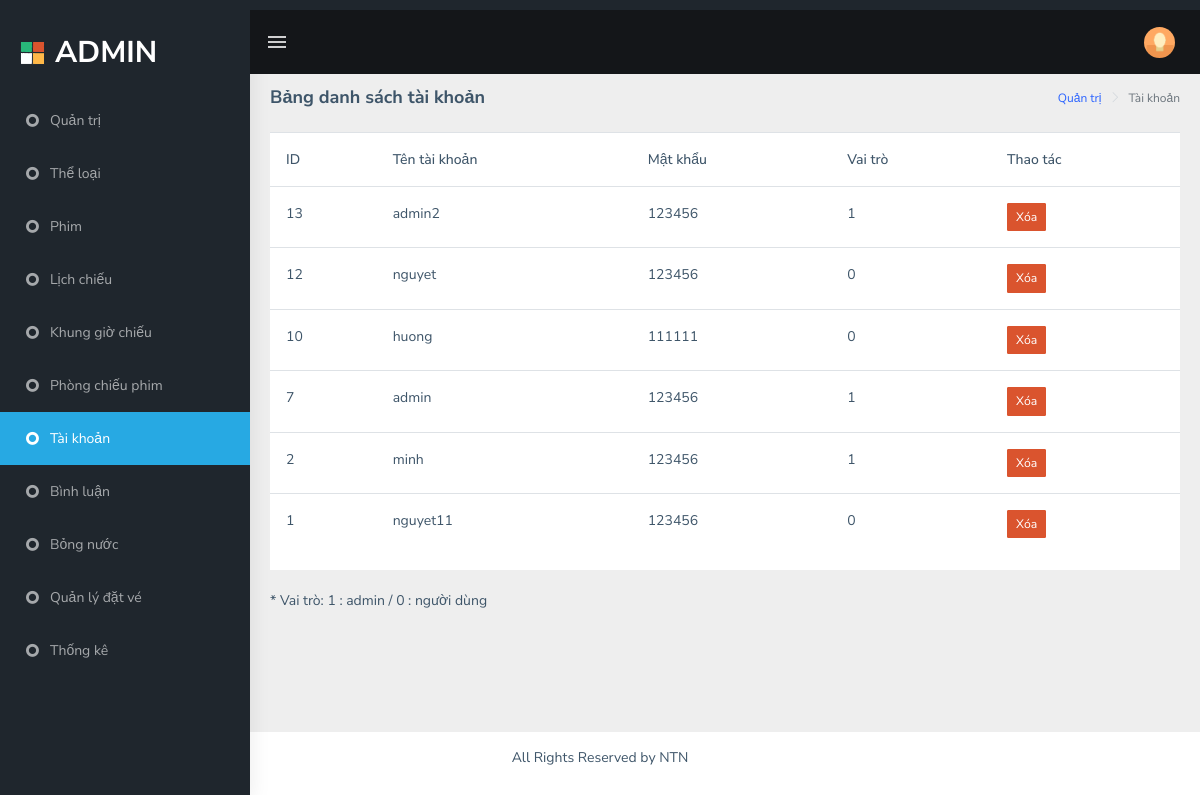
Screenshot of /admin/indexx.php?act=list_taikhoan with the database file from the repository.
### tables this page shows
CREATE TABLE `taikhoan` (
  `id` int NOT NULL,
  `user` varchar(255) DEFAULT NULL,
  `pass` varchar(255) NOT NULL,
  `email` varchar(255) DEFAULT NULL,
  `dia_chi` varchar(255) NOT NULL,
  `sdt` varchar(15) NOT NULL,
  `vai_tro` int NOT NULL
);

### admin/models/pdo.php (called while the page is built, shortened)
<?php
function pdo_get_connection(){
    $dburl = "mysql:host=localhost;dbname=duan1;charset=utf8";
    $username = 'root';
    $password = '';
    $conn = new PDO($dburl, $username, $password);
    $conn->setAttribute(PDO::ATTR_ERRMODE, PDO::ERRMODE_EXCEPTION);
    return $conn;
}
function pdo_query($sql){
    $sql_args = array_slice(func_get_args(), 1);
    try{
        $conn = pdo_get_connection();
        $stmt = $conn->prepare($sql);
        $stmt->execute($sql_args);
        $rows = $stmt->fetchAll();
        return $rows;
    }
    catch(PDOException $e){
        throw $e;
    }
    finally{
        unset($conn);
    }
}

### admin/models/taikhoan.php (called while the page is built, shortened)
<?php
        function loadall_taikhoan(){
            $sql="SELECT * FROM taikhoan order by id desc";
            $listtaikhoan = pdo_query($sql);
            return $listtaikhoan;
        }
?>

### admin/taikhoan/list.php (the view)
<div class="page-wrapper">
            <div class="page-breadcrumb">
                <div class="row">
                    <div class="col-12 d-flex no-block align-items-center">
                        <h4 class="page-title">Bảng danh sách tài khoản</h4>
                        <div class="ml-auto text-right">
                            <nav aria-label="breadcrumb">
                                <ol class="breadcrumb">
                                    <li class="breadcrumb-item"><a href="#">Quản trị</a></li>
                                    <li class="breadcrumb-item active" aria-current="page">Tài khoản</li>
                                </ol>
                            </nav>
                        </div>
                    </div>
                </div>
            </div>
            <div class="container-fluid">
                <div class="row">
                    <div class="col-12">
                        <div class="card">
                            <table class="table">
                            <tr>
                                <th>ID</th>
                                <th>Tên tài khoản</th>
                                <th>Mật khẩu</th>
                                <th>Vai trò</th>
                                <th>Thao tác</th>
                            </tr>
                            <?php
                                foreach($listtaikhoan as $tk){
                                    extract($tk);
                                    $xoatk="indexx.php?act=xoatk&id=".$id;
                                    echo '<tr>
                                        <td>'.$id.'</td>
                                        <td>'.$user.'</td>
                                        <td>'.$pass.'</td>
                                        <td>'.$vai_tro.'</td>
                                        <td></a>
                                        <a onclick="'."return confirm('Bạn có muốn xóa?')".'" href="'.$xoatk.'"><input type="button" value="Xóa" class="btn btn-danger btn-sm"></a></td>
                                    </tr>
                                    ';
                                }
                            ?>
                            </table>
                        </div>
                        <p>* Vai trò:
                                1 : admin /
                                0 : người dùng
                            </p>
                    </div>
                    </div>
                </div>
            </div>

### rows the page displays
taikhoan: id "13", user "admin2", pass "123456", vai_tro "1"
taikhoan: id "12", user "nguyet", pass "123456", vai_tro "0"
taikhoan: id "10", user "huong", pass "111111", vai_tro "0"
taikhoan: id "7", user "admin", pass "123456", vai_tro "1"
taikhoan: id "2", user "minh", pass "123456", vai_tro "1"
taikhoan: id "1", user "nguyet11", pass "123456", vai_tro "0"
